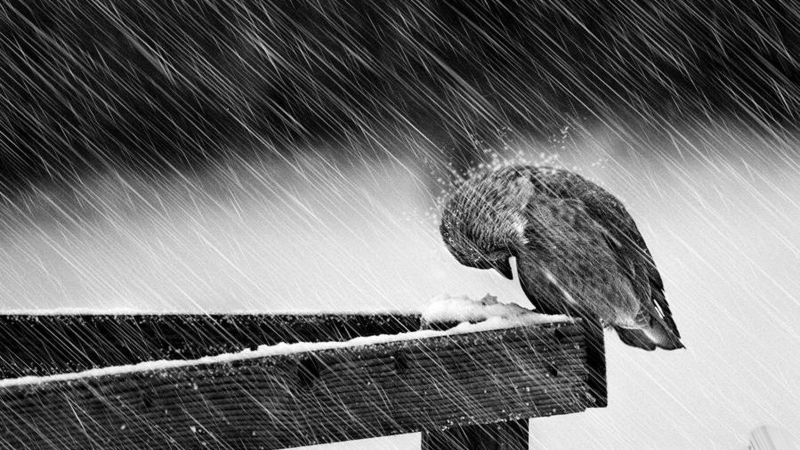
%> input picture Game1/Assets/images/Level-2/L2_Q3/img.jpg, 1600 x 900 px (shown at 1/2 size)
$ octave gridding.m   (GNU Octave 9; MATLAB toolbox functions it lacks are replaced by stand-ins)
%> lines starting %> are read from the running program, lines starting %| are printed output that depends on the picture; in (x1, y1, x2, y2) boxes, pixels count from 0 and x2, y2 are one past the last pixel; in counts of white or black regions, pixels touching at a corner belong together; the program's own positions count from 1
img = imread('img.jpg');  %# Load a sample 3-D RGB image
%> img is the input picture: size 900x1600x3 uint8; min 0, max 255, mean 108.6

% [5 lines of commented-out code are left out]

w = 150;

x = 150;
y = 330;
a = img(x:x+w,y:y+w,:);
imwrite(a,'p1.jpg');
img(x:x+w,y:y+w,:) = 255;
%> img: size 900x1600x3 uint8; 1.58% of pixels changed, all inside (x1, y1, x2, y2) = (329, 149, 480, 300)

x = 300;
y = 1140;
a = img(x:x+w,y:y+w,:);
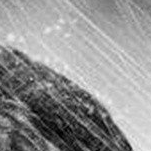
%> a: size 151x151x3 uint8; min 0, max 247, mean 146.6
imwrite(a,'p2.jpg');
img(x:x+w,y:y+w,:) = 255;
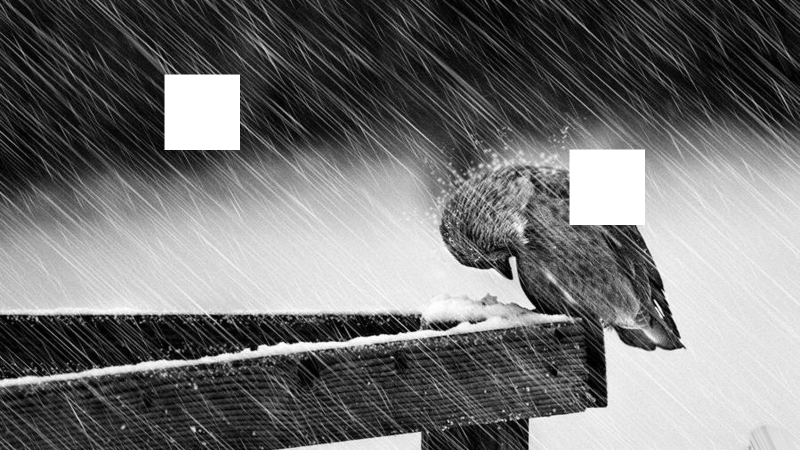
%> img: size 900x1600x3 uint8 (shown at 1/2 size); min 0, max 255, mean 113.8

x = 560;
y = 150;
a = img(x:x+w,y:y+w,:);
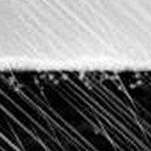
%> a: size 151x151x3 uint8; min 0, max 255, mean 120.4
imwrite(a,'p3.jpg');
img(x:x+w,y:y+w,:) = 255;
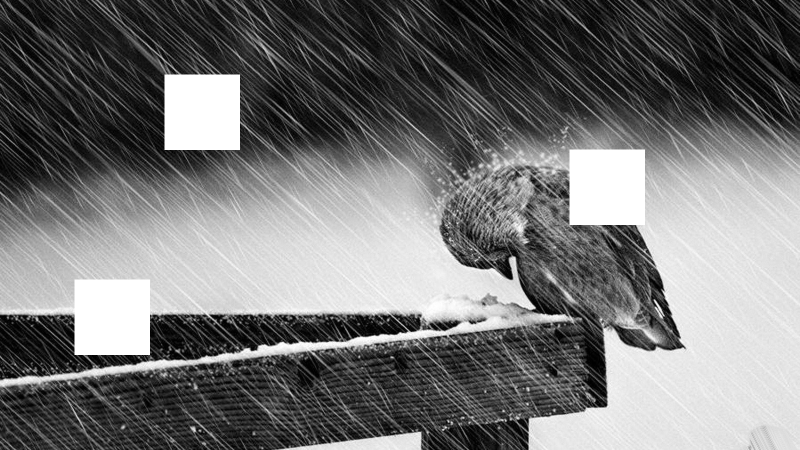
%> img: size 900x1600x3 uint8 (shown at 1/2 size); 1.58% of pixels changed, all inside (x1, y1, x2, y2) = (149, 559, 300, 710)

x = 650;
y = 1400;
a = img(x:x+w,y:y+w,:);
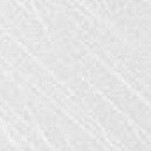
%> a: size 151x151x3 uint8; min 215, max 249, mean 229.4
imwrite(a,'p4.jpg');
img(x:x+w,y:y+w,:) = 255;
%> img: size 900x1600x3 uint8; 1.58% of pixels changed, all inside (x1, y1, x2, y2) = (1399, 649, 1550, 800)

x = 600;
y = 700;
a = img(x:x+w,y:y+w,:);
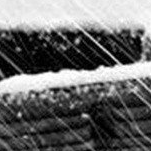
%> a: size 151x151x3 uint8; min 0, max 255, mean 107.3
imwrite(a,'p5.jpg');
img(x:x+w,y:y+w,:) = 255;
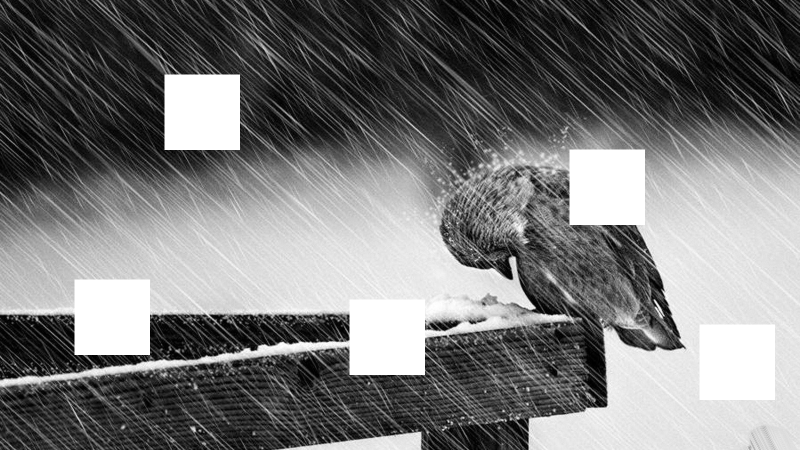
%> img: size 900x1600x3 uint8 (shown at 1/2 size); min 0, max 255, mean 118.7

imshow(img);

imshow(img)
imwrite(img,'n.jpg');
